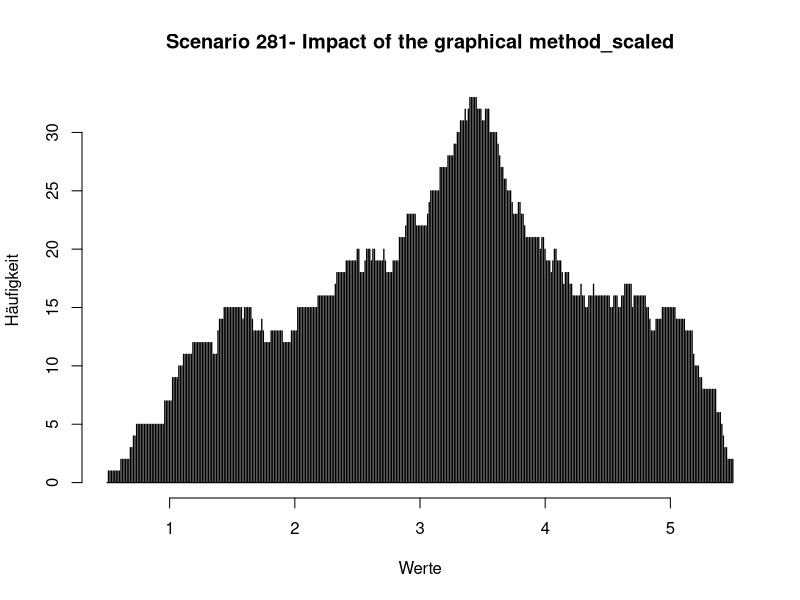
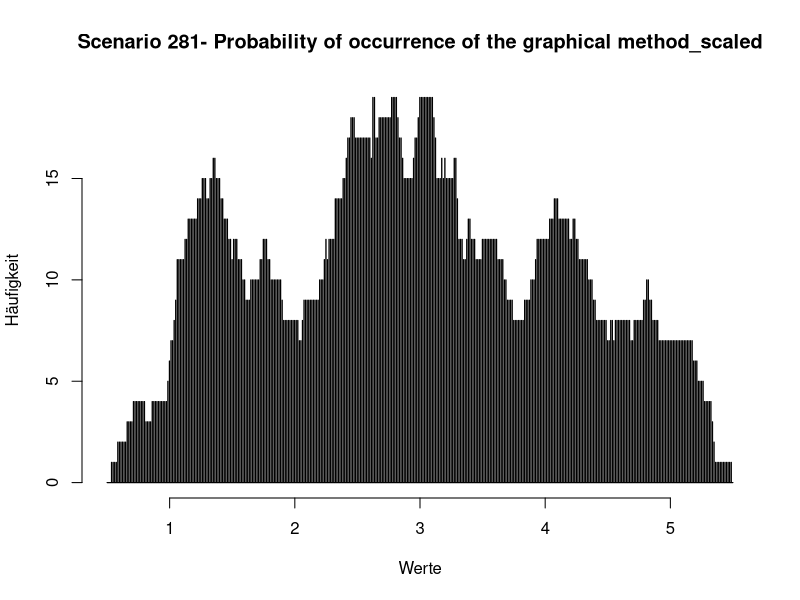

R code for these plots, in order:
library(dplyr)
library(openxlsx)
library(gplots)
library(ggplot2)

answerstable <- read.csv(file = 'myapp/Data/RQ1_corrected.csv', header=TRUE) #importiere das answers file
dfall <- answerstable %>% filter(QUES2SURV_METHOD == "classic" & ANS2SURV_ANSWERED == 1)
scenarios <- as.data.frame(table(dfall$QUES_ID))
numberscenarios  <- nrow(scenarios)
for (anz in 1:1){#numberscenarios) {
  actualscenario =as.vector(scenarios[anz,1])
  #print (actualscenario)
  scentext <- (paste0("Scenario ", actualscenario))
  #print (actualscenario) 
  df <- answerstable %>% filter(QUES2SURV_METHOD == "classic" & ANS2SURV_ANSWERED == 1 & QUES_ID == actualscenario)# & ACC2SURV_ACCID == "22")
  #print (df)
  numberofanswers <- nrow(df)
  
  #D <- cbind(D,0)
  IMPACT <- c()
  LIKELIHOOD <- c()
  
  for (i in 1:numberofanswers){
    AccId <- df[i,"ACC2SURV_ACCID"]
    QuesId <- df[i,"QUES_ID"]
    UncertaintyI <- df[i,"uncertaintyIPixel"]
    UncertaintyO <- df[i,"uncertaintyOPixel"]
    Role <- df[i,"ACC2SURV_ROLE"]
    GroupId <- df[i,"ACC2SURV_GROUPID"]
    x.min <- df[i,"X1Pixel"]
    x.max <- df[i,"X2Pixel"]
    y.min <- df[i,"Y1Pixel"]
    y.max <- df[i,"Y2Pixel"]
    actualvaluex <- x.min
    
    while (actualvaluex <= x.max){
      transformedx <- (((actualvaluex/400)*5)+0.5)
      #print (transformedx)
      IMPACT <- c(IMPACT,transformedx)
      actualvaluex = actualvaluex + 1
      
      
    }
    actualvaluey <- y.min
    while (actualvaluey <= y.max){
      transformedy <- (((actualvaluey/400)*5)+ 0.5)
      LIKELIHOOD <- c(LIKELIHOOD,transformedy)
      actualvaluey = actualvaluey + 1
    }
    
    
    
  }
  
  headtitleImpact <- (paste0(scentext,"- Impact of the graphical method_scaled"))
  headtitleOcc <- (paste0(scentext,"- Probability of occurrence of the graphical method_scaled"))
  filetitleImpact <- (paste0("myapp/pictures/31_histogramms_graphical/",scentext,"- Impact_scaled_1to5_test.bmp"))
  filetitleOcc <- (paste0("myapp/pictures/31_histogramms_graphical/",scentext,"- Occurrence_scaled_1to5_test.bmp"))
  
  print (IMPACT)

  bin_grenzen <- seq( 0,400)
  bin_grenzen.new <- seq(0.5, 5.5, by = 0.0025)
  bin_grenzen.new2 <- seq(0.5, 5.5)
  
  
  
  bmp(file=filetitleImpact,width=1500, height=1000, res=150)
  hist(IMPACT,breaks = bin_grenzen.new, main=headtitleImpact, xlab = "Werte", ylab = "Häufigkeit", xlim = c(0.5, 5.5), col = "lightblue", border = "black")
  dev.off()

  bmp(file=filetitleOcc,width=1500, height=1000, res=150)
  hist(LIKELIHOOD,breaks = bin_grenzen.new, main = headtitleOcc, xlab = "Werte", ylab = "Häufigkeit", xlim = c(0.5, 5.5), col = "lightblue", border = "black")
  dev.off()
  
    
  #scenfile <- (paste0("myapp/files/4_heatmap/",scentext,"_transformed_new.xlsx"))
  #scenpic <- (paste0("myapp/pictures/17_heatmap_pixel_graphic/",scentext,"_heatmap.bmp"))
  
  #mat1 <- matrix(D$count,ncol=400,nrow=400,byrow=TRUE)
  #datahm <- as.matrix(mat1)  
  
  #bmp(file=scenpic, width = 1000, height = 1000, units = 'px', res = 100)
  #heatmap(datahm, Colv = NA, Rowv = NA, scale="none")
  #dev.off()
  
  
  #print (D)  
  
  #print (scenfile)
  
  #write.csv(D, paste0("myapp/files/4_heatmap/", scentext,"_transformed_new.csv"), row.names=TRUE)
  #write.xlsx(D,file = scenfile, rowNames=TRUE)
  
}
